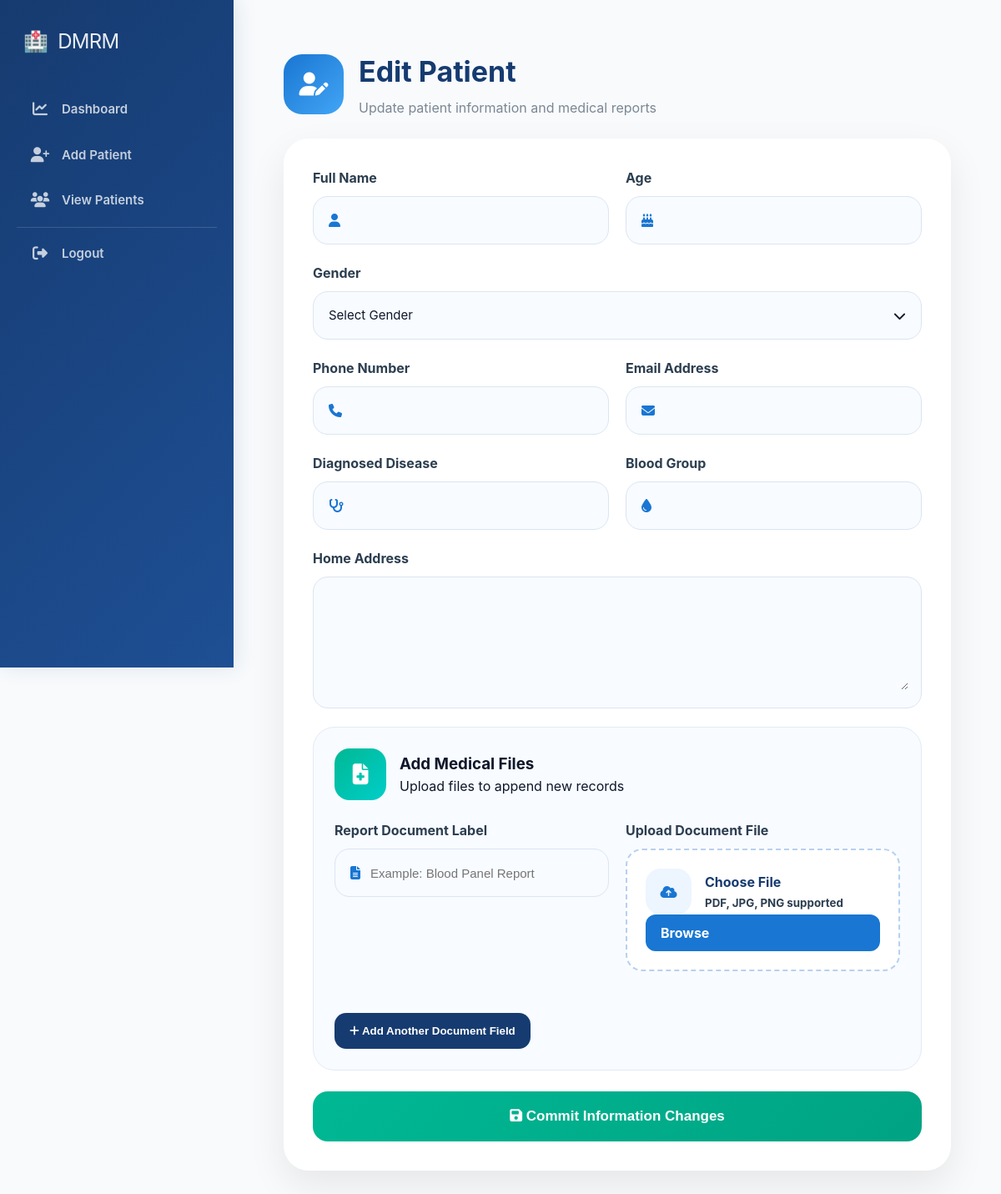
Before: /edit_patient/5 (signed in) with the older database file.
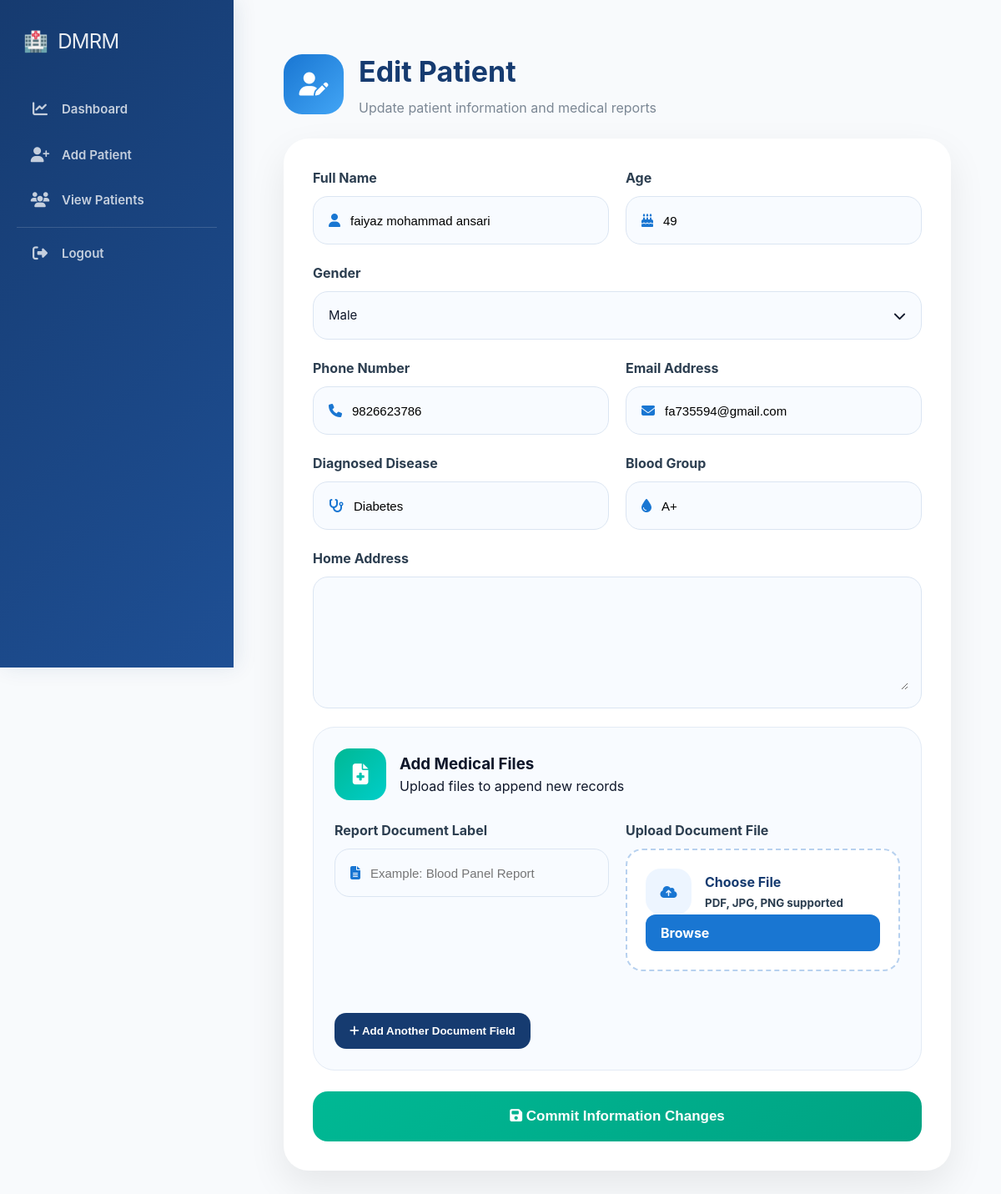
After: the same page with the newer database file.
### tables this page shows
CREATE TABLE patients (
        id INTEGER PRIMARY KEY AUTOINCREMENT,
        doctor_id INTEGER,
        name TEXT,
        age INTEGER,
        gender TEXT,
        phone TEXT,
        email TEXT,
        disease TEXT,
        blood_group TEXT,
        address TEXT,
        report TEXT,
        FOREIGN KEY(doctor_id) REFERENCES doctors(id)
    );

### app.py (the view, shortened to what this page needs)
@app.route("/edit_patient/<int:patient_id>", methods=["GET","POST"])
def edit_patient(patient_id):
    if not is_logged_in() or session.get("role") != "admin":
        return redirect("/login")
    conn = sqlite3.connect(DATABASE, timeout=20)
    conn.row_factory = sqlite3.Row
    cur = conn.cursor()
    cur.execute("SELECT * FROM patients WHERE id=?", (patient_id,))
    patient = cur.fetchone()
    conn.close()
    return render_template("edit_patient.html", patient=patient)

### app.py (called while the page is built)
def is_logged_in():
    return session.get("logged_in")

### templates/edit_patient.html (shortened to what the changed rows need)
{% extends "base.html" %}
{% block content %}
<link
rel="stylesheet"
href="https://cdnjs.cloudflare.com/ajax/libs/font-awesome/6.5.1/css/all.min.css"
/>
<div class="edit-page">
    <div class="page-header">
        <div class="header-left">
            <div>
                <h1>Edit Patient</h1>
            </div>
        </div>
    </div>
    <div class="modern-card">
        <form method="POST" enctype="multipart/form-data">
            <div class="form-grid">
                <div class="input-group">
                    <div class="input-box">
                        <i class="fa-solid fa-user input-icon"></i>
                        <input type="text" name="name" value="{{ patient.name }}" required>
                    </div>
                </div>
                <div class="input-group">
                    <div class="input-box">
                        <i class="fa-solid fa-cake-candles input-icon"></i>
                        <input type="number" name="age" value="{{ patient.age }}">
                    </div>
                </div>
            </div>
            <div class="input-group">
                <div class="custom-gender-select" id="genderSelect">
                    <div class="selected-gender" onclick="toggleGenderMenu()">
                        <span id="selectedGenderText">
                            {% if patient.gender %}{{ patient.gender }}{% else %}Select Gender{% endif %}
                        </span>
                        <i class="fa-solid fa-chevron-down gender-arrow"></i>
                    </div>
                </div>
            </div>
            <div class="form-grid">
                <div class="input-group">
                    <div class="input-box">
                        <i class="fa-solid fa-phone input-icon"></i>
                        <input type="text" name="phone" value="{{ patient.phone }}">
                    </div>
                </div>
                <div class="input-group">
                    <div class="input-box">
                        <i class="fa-solid fa-envelope input-icon"></i>
                        <input type="email" name="email" value="{{ patient.email }}">
                    </div>
                </div>
            </div>
            <div class="form-grid">
                <div class="input-group">
                    <div class="input-box">
                        <i class="fa-solid fa-stethoscope input-icon"></i>
                        <input type="text" name="disease" value="{{ patient.disease }}">
                    </div>
                </div>
                <div class="input-group">
                    <div class="input-box">
                        <i class="fa-solid fa-droplet input-icon"></i>
                        <input type="text" name="blood_group" value="{{ patient.blood_group }}">
                    </div>
                </div>
            </div>
        </form>
    </div>
</div>
{% endblock %}

Changed rows visible on the page:
added patients: name "faiyaz mohammad ansari", age "49", gender "Male", phone "9826623786", email "fa735594@gmail.com", disease "Diabetes", blood_group "A+"
Other visible differences:
text no longer shown: "Select Gender"
